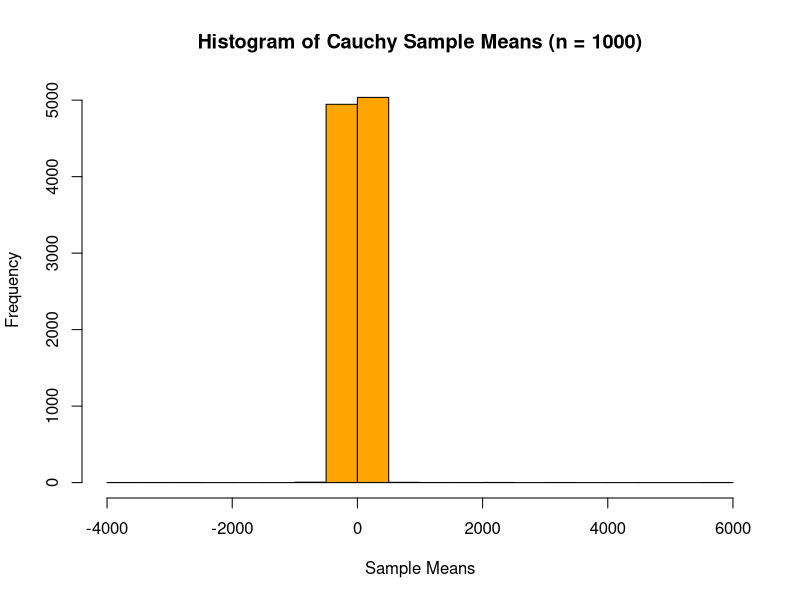
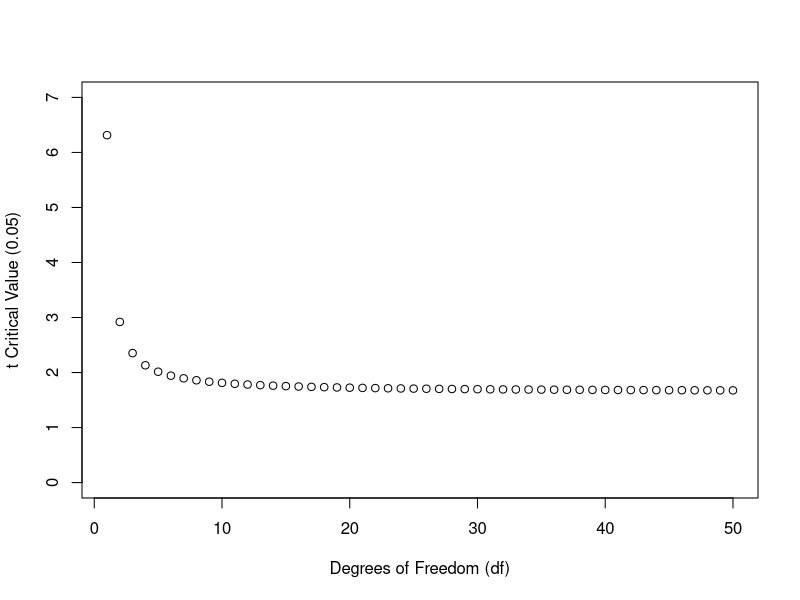
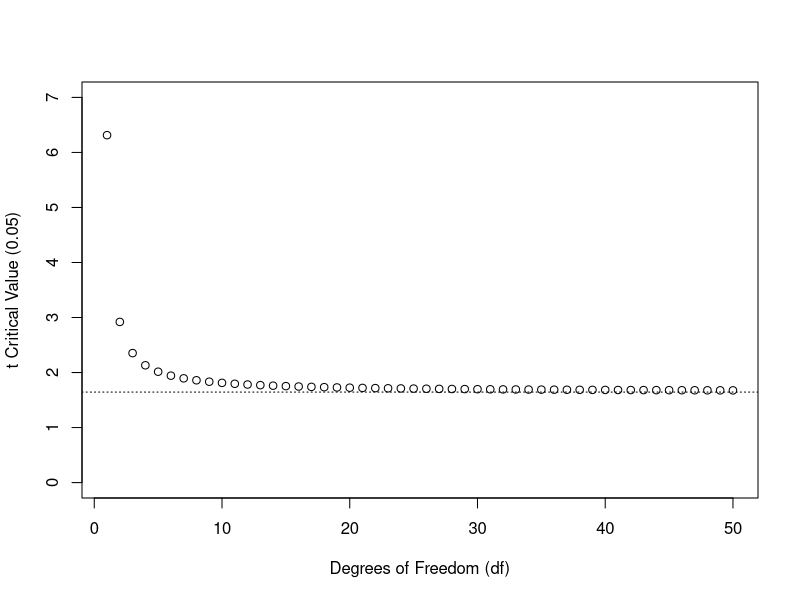
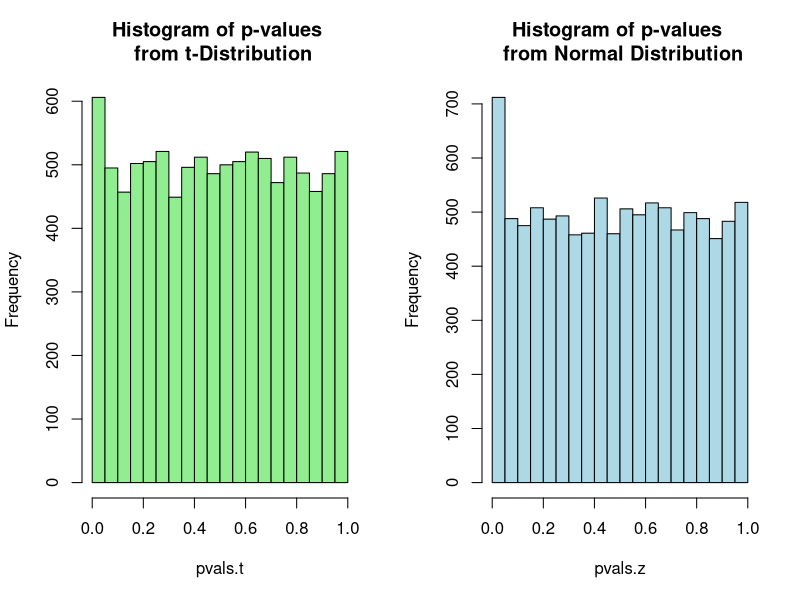
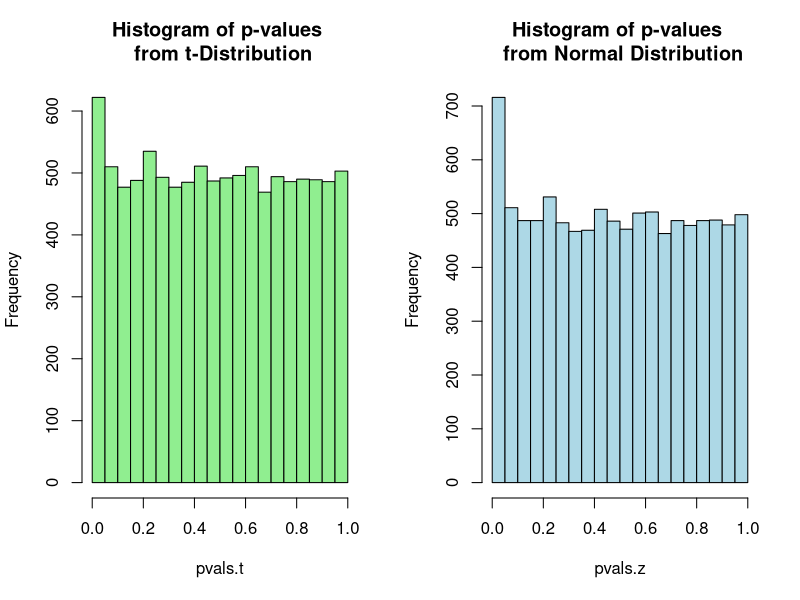
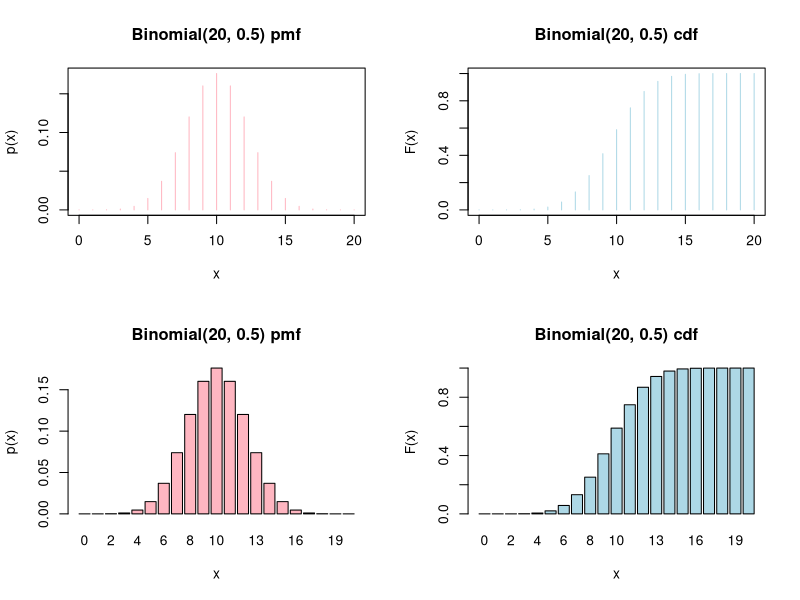
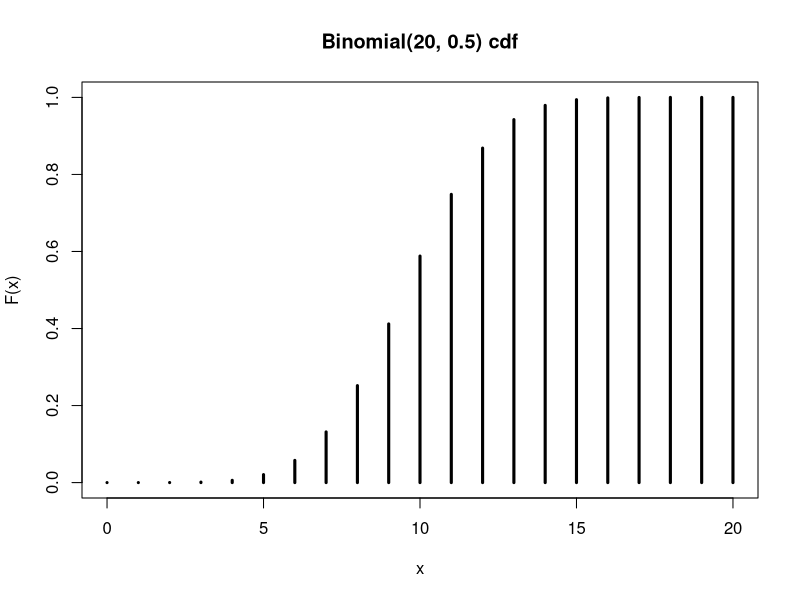
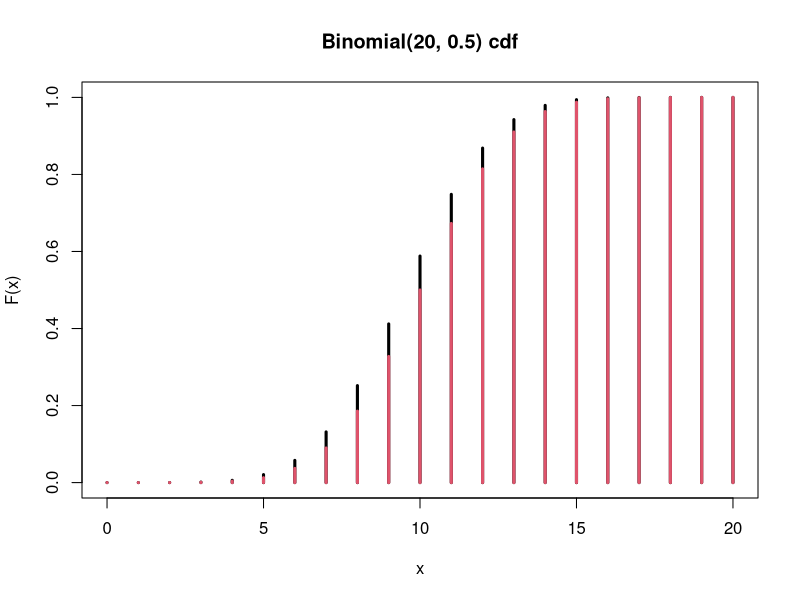

These charts were generated, in order, by the following R code:
## ---- chunk 1
#| echo: TRUE
#| eval: TRUE
# What if we don't have a finite variance?
nsim <- 10000
n <- 1000

t1.sampMeans <- rep(0, nsim)       # Initialize vector for sample means 
for (i in 1:nsim) {                # Perform the following nsim times
  t1.samp <- rt(n, 1)              # Draw a sample from a Cauchy distribution
  t1.sampMeans[i] <- mean(t1.samp) # Take and store mean of sample
}
## ---- chunk 2
#| echo: TRUE
#| output-location: fragment
# Plot it!
hist(t1.sampMeans,
     col = "orange",
     border = "black",
     main = "Histogram of Cauchy Sample Means (n = 1000)",
     xlab = "Sample Means")
## ---- chunk 3
#| echo: TRUE
# Why does it look weird?
range(t1.sampMeans)
## ---- chunk 4
#| echo: TRUE
# Create a sequence representing the degrees of freedom
t.df <- seq(1, 50, 1)
t.df
## ---- chunk 5
#| echo: TRUE
# Create a sequence representing the degrees of freedom
t.df <- seq(1, 50, 1)

# Create critical values for each element in the sequence
t.crit.05 <- qt(1 - 0.05, t.df)
t.crit.05
## ---- chunk 6
#| echo: TRUE
# Plot critical value corresponding to their df
plot(t.df, t.crit.05, 
     ylim = c(0, 7), 
     xlab = "Degrees of Freedom (df)",
     ylab = "t Critical Value (0.05)")
## ---- chunk 7
#| echo: TRUE
# Plot critical value corresponding to their df
plot(t.df, t.crit.05, 
     ylim = c(0, 7), 
     xlab = "Degrees of Freedom (df)",
     ylab = "t Critical Value (0.05)")
abline(h = qnorm(1 - 0.05), lty = 3)
## ---- chunk 8
#| echo: TRUE
### Comparing the t-stat on a t vs z reference distribution
n <- 30
nsim <- 10000
## ---- chunk 9
#| echo: TRUE
### Comparing the t-stat on a t vs z reference distribution
n <- 30
nsim <- 10000
# If you change the population distribution, you need to change your null hypothesis
mu0 <- 4
t.stat <- rep(0, nsim) # ``Empty'' vector for storing t-tests
## ---- chunk 10
#| echo: TRUE
### Comparing the t-stat on a t vs z reference distribution
n <- 30
nsim <- 10000
# If you change the population distribution, you need to change your null hypothesis
mu0 <- 4
t.stat <- rep(0, nsim) # ``Empty'' vector for storing t-tests
for (i in 1:nsim) {
  dataSamp <- rchisq(n, 4)
  t.stat[i] <- (mean(dataSamp) - mu0) / sqrt(var(dataSamp) / n)
}
pvals.t <- 2 * (1 - pt(abs(t.stat), n - 1))
pvals.z <- 2 * (1 - pnorm(abs(t.stat)))
## ---- chunk 11
#| echo: TRUE
mean(pvals.t < 0.05)
mean(pvals.z < 0.05)
## ---- chunk 12
#| echo: TRUE
#| output-location: fragment
### Comparing the t-stat on a t vs z reference distribution
par(mfrow = c(1, 2))
hist(pvals.t, 
     breaks = seq(0, 1, 0.05),
     col = "lightgreen",
     border = "black",
     main = "Histogram of p-values \n from t-Distribution")
hist(pvals.z, 
     breaks = seq(0, 1, 0.05),
     col = "lightblue",
     border = "black",
     main = "Histogram of p-values \n from Normal Distribution")
## ---- chunk 13
#| echo: TRUE
#| eval: TRUE
#| code-line-numbers: "7"
### Comparing the t-stat on a t vs z reference distribution
n <- 30
nsim <- 10000
mu0 <- 9               # Notice we had to change the null 
t.stat <- rep(0, nsim)
for (i in 1:nsim) {
  dataSamp <- rgamma(n, shape = 3, scale = 3)
  t.stat[i] <- (mean(dataSamp) - mu0) / sqrt(var(dataSamp) / n)
}
pvals.t <- 2 * (1 - pt(abs(t.stat), n - 1))
pvals.z <- 2 * (1 - pnorm(abs(t.stat)))
## ---- chunk 14
#| echo: TRUE
#| output-location: fragment
### Comparing the t-stat on a t vs z reference distribution
par(mfrow = c(1, 2))
hist(pvals.t, 
     breaks = seq(0, 1, 0.05),
     col = "lightgreen",
     border = "black",
     main = "Histogram of p-values \n from t-Distribution")
hist(pvals.z, 
     breaks = seq(0, 1, 0.05),
     col = "lightblue",
     border = "black",
     main = "Histogram of p-values \n from Normal Distribution")
## ---- chunk 15
#| echo: TRUE
mean(pvals.t < 0.05)
mean(pvals.z < 0.05)
## ---- chunk 16
#| echo: TRUE
n <- 20
p <- 0.5
## ---- chunk 17
#| echo: TRUE
n <- 20
p <- 0.5
x <- 0:n
pmf.x <- dbinom(x, n, p)
cdf.x <- pbinom(x, n, p)
## ---- chunk 18
#| echo: TRUE
#| output-location: fragment
par(mfrow = c(2, 2))
plot(x, pmf.x, 
     type = "h",
     col = "lightpink",
     main = paste("Binomial(", n, ", ", p, ") pmf", sep = ""),
     ylab = "p(x)", xlab = "x")
plot(x, cdf.x, 
     type = "h",
     col = "lightblue",
     main = paste("Binomial(", n, ", ", p, ") cdf", sep = ""),
     ylab = "F(x)", 
     xlab = "x")
barplot(pmf.x, 
     names = x,
     col = "lightpink",
     main = paste("Binomial(", n, ", ", p, ") pmf", sep = ""),
     ylab = "p(x)", 
     xlab = "x")
barplot(cdf.x, 
     names = x,
     col = "lightblue",
     main = paste("Binomial(", n, ", ", p, ") cdf", sep = ""),
     ylab = "F(x)", 
     xlab = "x")
## ---- chunk 19
#| echo: TRUE
# We can try our CLT approximation
approx.cdf.x <- pnorm(x, n*p, sqrt(n*p*(1 - p)))
cbind(cdf.x, approx.cdf.x)
## ---- chunk 20
#| echo: TRUE
#| output-location: fragment
par(mfrow = c(1, 1)) # Return plotting window back to normal
plot(x, cdf.x, 
     type = "h",
     main = paste("Binomial(", n, ", ", p, ") cdf", sep = ""),
     ylab = "F(x)", 
     xlab = "x", 
     lwd = 3)
## ---- chunk 21
#| echo: TRUE
#| output-location: fragment
plot(x, cdf.x, 
     type = "h",
     main = paste("Binomial(", n, ", ", p, ") cdf", sep = ""),
     ylab = "F(x)", 
     xlab = "x", 
     lwd = 3)
points(x, approx.cdf.x, type = "h", col = 2, lwd = 3)
## ---- chunk 22
#| echo: TRUE
#| output-location: fragment
plot(x, cdf.x, 
     type = "h",
     main = paste("Binomial(", n, ", ", p, ") cdf", sep = ""),
     ylab = "F(x)", 
     xlab = "x", 
     lwd = 3)
points(x + 0.25, approx.cdf.x, type = "h", col = 2, lwd = 3)
## ---- chunk 23
#| echo: TRUE
# Not bad, but consistently a tad low
# To see why, consider
pbinom(3, n, p)
pbinom(3.5, n, p)
pbinom(3.9, n, p)
## ---- chunk 24
#| echo: TRUE
# Not bad, but consistently a tad low
# To see why, consider
pbinom(3, n, p)
pbinom(3.5, n, p)
pbinom(3.9, n, p)
# Since our data is discrete, the cdf is the same for x in [3.0, 4)
## ---- chunk 25
#| echo: TRUE
# Not the case for the Normal distribution (since continuous)
pnorm(3, n * p, sqrt(n * p * (1 - p)))
pnorm(3.5, n * p, sqrt(n * p * (1 - p)))
pnorm(3.9, n * p, sqrt(n * p * (1 - p)))
## ---- chunk 26
#| echo: TRUE
# We can try a ``continuity correction''
approx.cdf.cc.x <- pnorm(x + 0.5, n * p, sqrt(n * p * (1 - p)))
cbind(cdf.x, approx.cdf.x, approx.cdf.cc.x)
## ---- chunk 27
#| echo: TRUE
#| output-location: fragment
plot(x, cdf.x, 
     type = "h",
     main = paste("Binomial(", n, ", ", p, ") cdf", sep = ""),
     ylab = "F(x)", 
     xlab = "x", 
     lwd = 3)
points(x + 0.25, approx.cdf.x, type = "h", col = 2, lwd = 3)
points(x + 0.5, approx.cdf.cc.x, type = "h", col = 3, lwd = 3)
legend(0, 1, 
       legend = c("Exact CDF", "Normal Approx", "Normal Approx w/ CC"), 
       col = c(1, 2, 3), 
       lwd = c(3, 3, 3))
## ---- chunk 28
#| echo: TRUE
#| output-location: fragment
# Intuition behind continuity correction:
hist(rbinom(1000000, n, p),
     breaks = seq(-0.5, n + 0.5, 1),
     col = "#eda3ff",
     main = "Displaying Continuity Correction Reason",
     xlab = "X ~ Binomial(n, p)",
     freq = FALSE)
## ---- chunk 29
#| echo: TRUE
#| output-location: fragment
# Intuition behind continuity correction:
hist(rbinom(1000000, n, p),
     breaks = seq(-0.5, n + 0.5, 1),
     col = "#eda3ff",
     main = "Displaying Continuity Correction Reason",
     xlab = "X ~ Binomial(n, p)",
     freq = FALSE)
lines(seq(0, n, 0.01), dnorm(seq(0, n, 0.01), n * p, sqrt(n * p * (1 - p))), col = "#42f578", lwd = 2)
## ---- chunk 30
#| echo: TRUE
#| output-location: fragment
# Intuition behind continuity correction:
hist(rbinom(1000000, n, p),
     breaks = seq(-0.5, n + 0.5, 1),
     col = "#eda3ff",
     main = "Displaying Continuity Correction Reason",
     xlab = "X ~ Binomial(n, p)",
     freq = FALSE)
lines(seq(0, n, 0.01), dnorm(seq(0, n, 0.01), n * p, sqrt(n * p * (1 - p))), col = "#42f578", lwd = 2)
abline(v = 11, lwd = 2)
## ---- chunk 31
#| echo: TRUE
pbinom(11, n, p)                                           # Exact Probability
pnorm(11, mean = n * p, sd = sqrt(n * p * (1 - p)))        # No CC      
pnorm(11 + 0.50, mean = n * p, sd = sqrt(n * p * (1 - p))) # CC
## ---- chunk 32
#| echo: TRUE
pbinom(11, n, p)                                           # Exact Probability
pnorm(11, mean = n * p, sd = sqrt(n * p * (1 - p)))        # No CC      
pnorm(11 + 0.50, mean = n * p, sd = sqrt(n * p * (1 - p))) # CC
## ---- chunk 33
#| echo: TRUE
pbinom(11, n, p)                                           # Exact Probability
pnorm(11, mean = n * p, sd = sqrt(n * p * (1 - p)))        # No CC      
pnorm(11 + 0.50, mean = n * p, sd = sqrt(n * p * (1 - p))) # CC
## ---- chunk 34
#| echo: TRUE
#| eval: TRUE
#| code-line-numbers: "13"
# Homework 2 Question 4 Simulation Setup
nsim <- 10000
n <- 25
tStat <- rep(0, nsim)
for (i in 1:nsim) {
  data <- rgamma(n, shape = 3, scale = 3)
  trueMean <- 9
  sampMean <- mean(data)
  sampSD <- sd(data)
  tStat[i] <- sqrt(n) * (sampMean - trueMean) / sampSD
}
pVals <- 2 * (1 - pt(abs(tStat), n - 1))
mean(pVals < 0.05)
## ---- chunk 35
#| echo: TRUE
#| eval: TRUE
#| output-location: fragment
# Our p-values should be Unif(0, 1) if exact
hist(pVals, 
     breaks = seq(0, 1, 0.05),
     col = "purple",
     border = "black",
     main = "Histogram of p-values \n from Gamma(3, 3) Distribution",
     xlab = "p-values")
